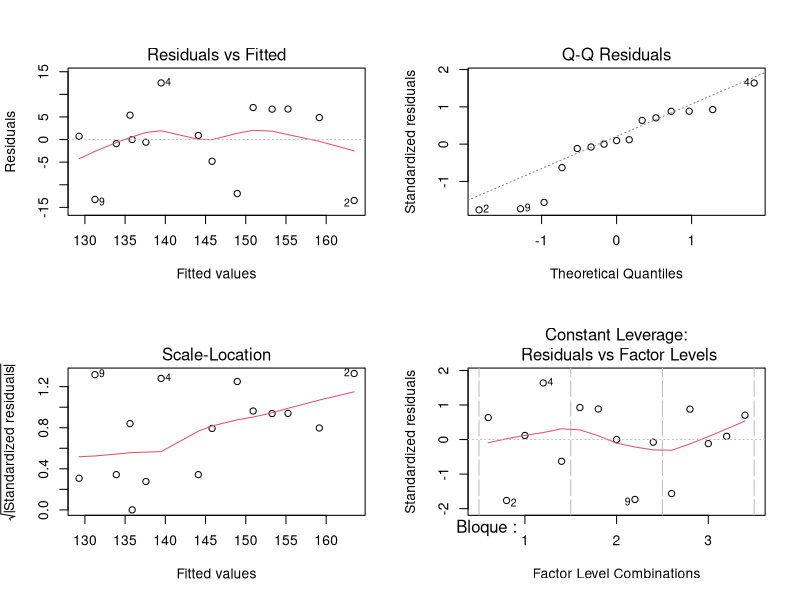

R code for this plot:
## ---- chunk 1
# Cargar librerías necesarias
library(dplyr)
library(tidyr)
library(car)

# Crear el conjunto de datos con los valores proporcionados
DBCA_Faltante <- data.frame(
  Bloque = factor(rep(1:3, each = 5)),
  TTO = factor(rep(1:5, times = 3)),
  Valor = c(164, 150, 145, 152, 141, 
            158, 162, 135.875, 118, 137, 
            137, 160, 133, 130, 141)
)

# Mostrar los datos
print(DBCA_Faltante )

# Realizar el análisis de varianza con el modelo DBCA
modelo_DBCAF <- aov(Valor ~ Bloque + TTO, data = DBCA_Faltante )

# Mostrar el resumen del modelo
summary(modelo_DBCAF)

# Realizar análisis de los residuos
par(mfrow = c(2, 2))
plot(modelo_DBCAF)

# normalidad de errores
Error_DBCAF=resid(modelo_DBCAF)
shapiro.test(Error_DBCAF)

# homocedasticidad
bartlett.test(DBCA_Faltante$Valor,DBCA_Faltante$TTO)

